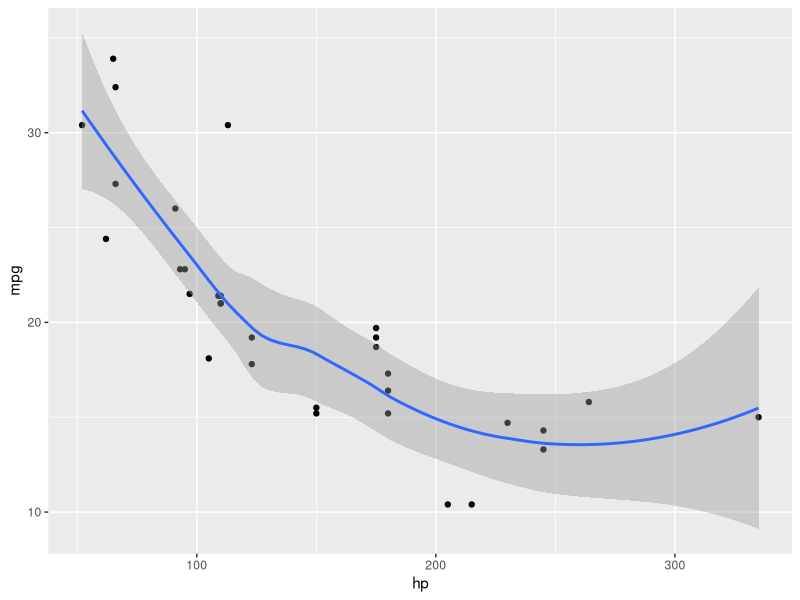
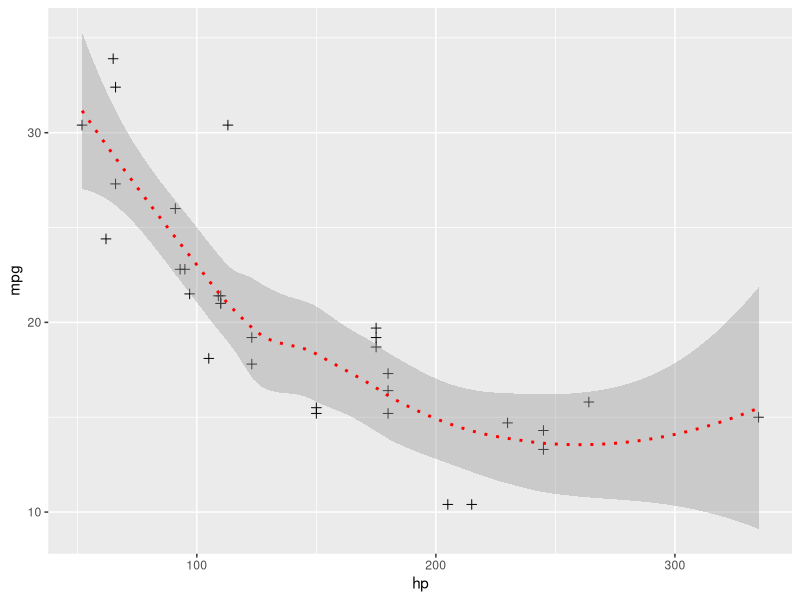
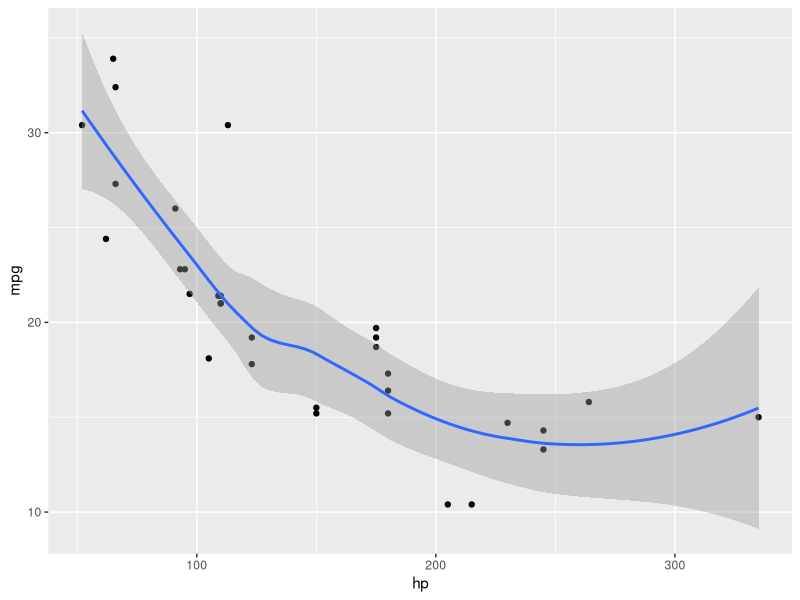
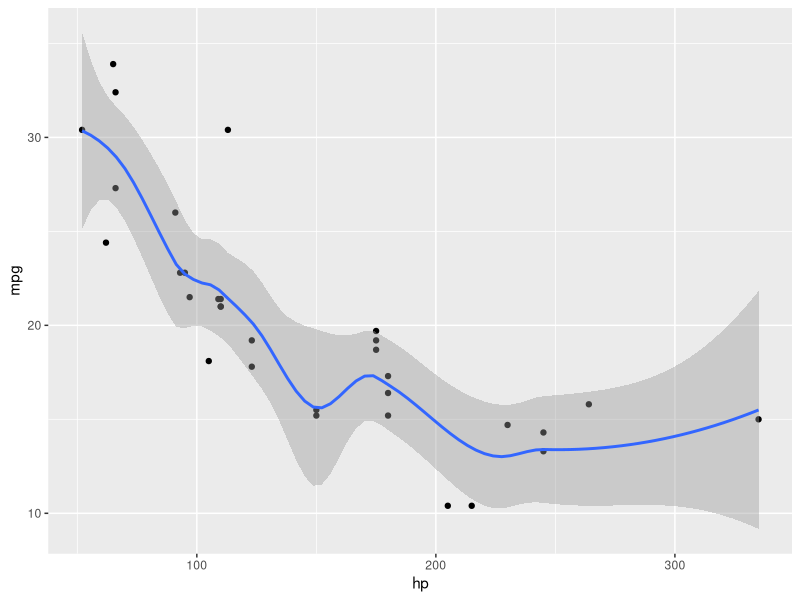
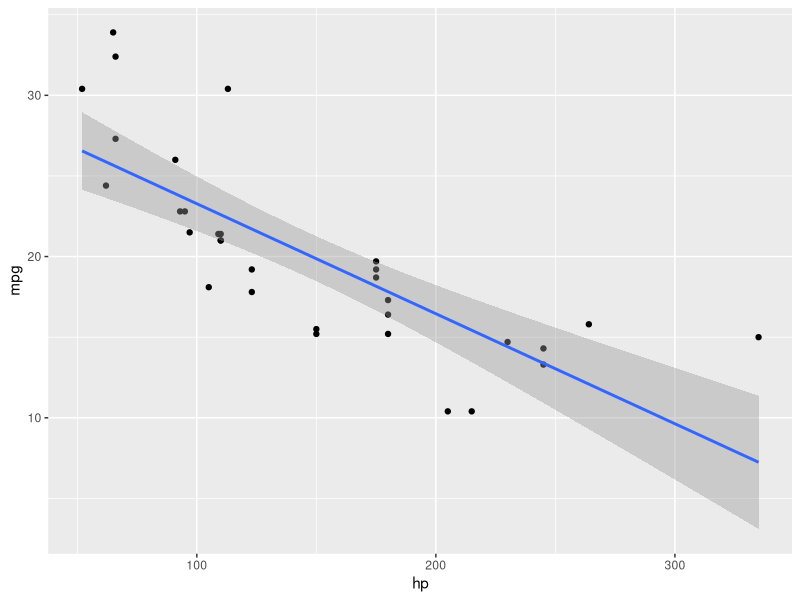
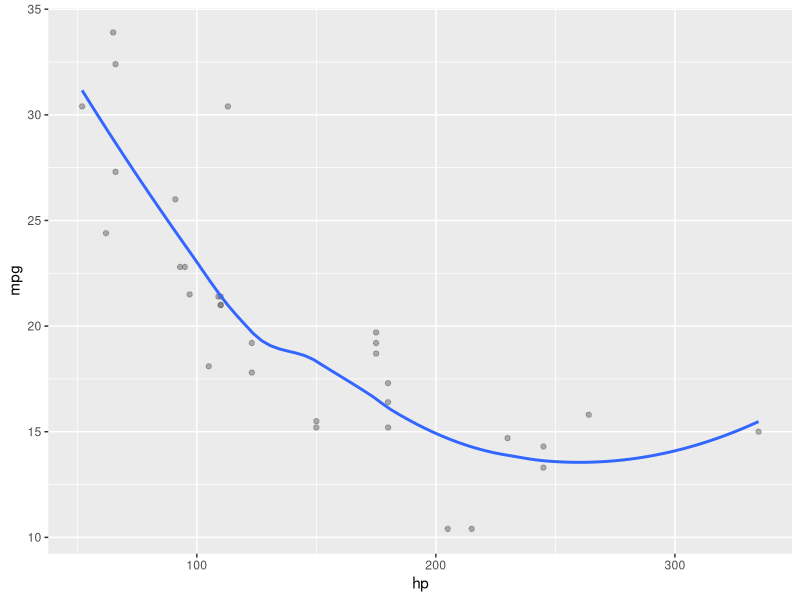
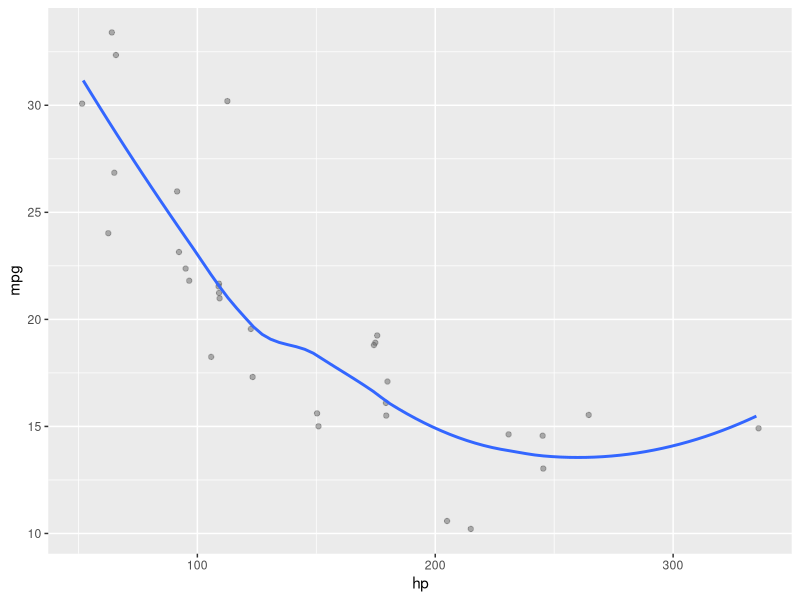
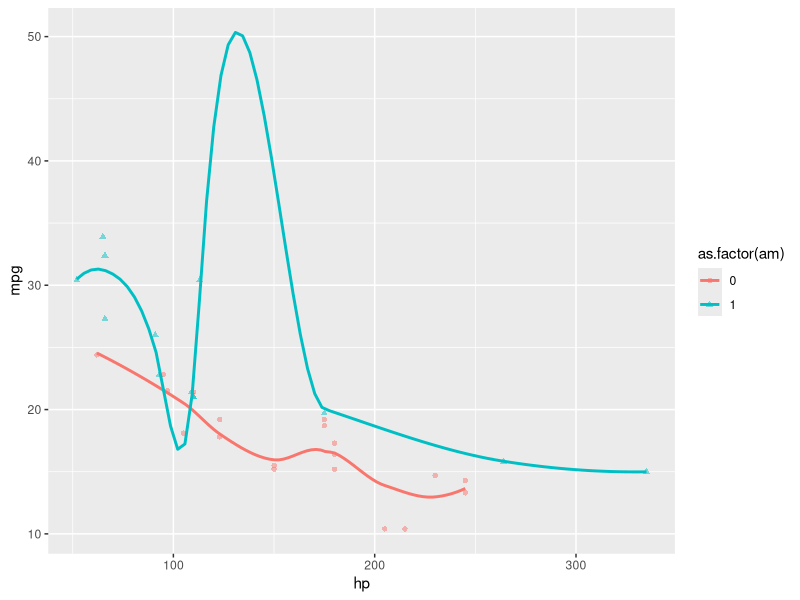

These charts were generated, in order, by the following R code:
#From minimal examples to improved version. Each Code gives you
#an minimal example based on implemented data; Start simple and improve
#it step by step
library(ggplot2)

#Here we use the mtcars cars data set and we make a scatterplot to examine whether
#hp (horsepower) increase the consumption of cars (Miles/(US) gallon)
head(mtcars)

#The minimal example
ggplot(mtcars, aes(x=hp, y=mpg)) +
  geom_point() +
  geom_smooth() 

?geom_smooth

#Adjust appearance of points and line
ggplot(mtcars, aes(x=hp, y=mpg)) +
  geom_point(color="black", size=2, shape=3) +
  geom_smooth(color="red", size=1, linetype=3) 

#Adjust functional association =>
ggplot(mtcars, aes(x=hp, y=mpg)) +
  geom_point() + #Adds the points
  geom_smooth(method="loess", se=TRUE)

#span: small numbers make a wigglier curve, 
#larger numbers make a smoother curve.
ggplot(mtcars, aes(x=hp, y=mpg)) +
  geom_point() + #Adds the points
  geom_smooth(span = 0.5)

#Is it a linear association?
ggplot(mtcars, aes(x=hp, y=mpg)) +
  geom_point() + #Adds the points
  geom_smooth(method=lm)   # Adds linear regression line

#Increase visibility and reduce overplotting
ggplot(mtcars, aes(x=hp, y=mpg)) +
  geom_point(color = "gray40", alpha = .5)+
  geom_smooth(method="loess", se=FALSE)

#Or use a jitter to reduce overplotting
ggplot(mtcars, aes(x=hp, y=mpg)) +
  geom_point(color = "gray40", alpha = .5,
             position=position_jitter(width=1,height=.5))+
  geom_smooth(method="loess", se=FALSE)


#Do you expect to see the same pattern for different subgroups? Adjust color and
#shape for another third group variable
ggplot(mtcars, aes(x=hp, y=mpg,
                   color=as.factor(am),
                   shape=as.factor(am))) +
  geom_point(alpha = .5)+
  geom_smooth(method="loess", se=F)


#Effect may depend on a third variable, adjust the size of your points depending
#on this third variable

ggplot(mtcars, aes(x=hp, y=mpg)) +
  geom_point(aes(size = cyl),alpha = .5)+
  geom_smooth(method="loess", se=TRUE)



